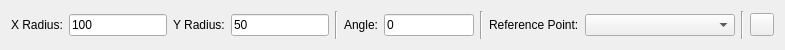
<?xml version="1.0" encoding="UTF-8"?>
<ui version="4.0">
 <class>EllipseRR</class>
 <widget class="QWidget" name="EllipseRR">
  <property name="geometry">
   <rect>
    <x>0</x>
    <y>0</y>
    <width>785</width>
    <height>50</height>
   </rect>
  </property>
  <layout class="QHBoxLayout">
   <item>
    <widget class="QLabel" name="XRadiusLabel">
     <property name="text">
      <string>X Radius:</string>
     </property>
     <property name="buddy">
      <cstring>XRadius</cstring>
     </property>
     <property name="MoveToDialog" stdset="0">
      <bool>true</bool>
     </property>
     <property name="Shortcut" stdset="0">
      <string>,, X</string>
     </property>
    </widget>
   </item>
   <item>
    <widget class="RMathLineEdit" name="XRadius">
     <property name="text">
      <string notr="true">100</string>
     </property>
     <property name="MoveToDialog" stdset="0">
      <bool>true</bool>
     </property>
    </widget>
   </item>
   <item>
    <widget class="QLabel" name="YRadiusLabel">
     <property name="text">
      <string>Y Radius:</string>
     </property>
     <property name="buddy">
      <cstring>YRadius</cstring>
     </property>
     <property name="MoveToDialog" stdset="0">
      <bool>true</bool>
     </property>
     <property name="Shortcut" stdset="0">
      <string>,, Y</string>
     </property>
    </widget>
   </item>
   <item>
    <widget class="RMathLineEdit" name="YRadius">
     <property name="text">
      <string notr="true">50</string>
     </property>
     <property name="MoveToDialog" stdset="0">
      <bool>true</bool>
     </property>
    </widget>
   </item>
   <item>
    <widget class="Line" name="line">
     <property name="orientation">
      <enum>Qt::Vertical</enum>
     </property>
    </widget>
   </item>
   <item>
    <widget class="QLabel" name="AngleLabel">
     <property name="text">
      <string>Angle:</string>
     </property>
     <property name="buddy">
      <cstring>Angle</cstring>
     </property>
     <property name="MoveToDialog" stdset="0">
      <bool>true</bool>
     </property>
     <property name="Shortcut" stdset="0">
      <string>,, A</string>
     </property>
    </widget>
   </item>
   <item>
    <widget class="RMathLineEdit" name="Angle">
     <property name="maximumSize">
      <size>
       <width>100</width>
       <height>16777215</height>
      </size>
     </property>
     <property name="text">
      <string notr="true">0</string>
     </property>
     <property name="angle" stdset="0">
      <bool>true</bool>
     </property>
     <property name="MoveToDialog" stdset="0">
      <bool>true</bool>
     </property>
    </widget>
   </item>
   <item>
    <widget class="Line" name="line_2">
     <property name="orientation">
      <enum>Qt::Vertical</enum>
     </property>
    </widget>
   </item>
   <item>
    <widget class="QLabel" name="ReferencePointLabel">
     <property name="text">
      <string>Reference Point:</string>
     </property>
     <property name="buddy">
      <cstring>ReferencePoint</cstring>
     </property>
     <property name="Shortcut" stdset="0">
      <string>,, P</string>
     </property>
    </widget>
   </item>
   <item>
    <widget class="QComboBox" name="ReferencePoint">
     <property name="minimumSize">
      <size>
       <width>150</width>
       <height>0</height>
      </size>
     </property>
     <property name="ForceSaveIndex" stdset="0">
      <bool>true</bool>
     </property>
    </widget>
   </item>
   <item>
    <widget class="Line" name="line_3">
     <property name="orientation">
      <enum>Qt::Vertical</enum>
     </property>
    </widget>
   </item>
   <item>
    <widget class="QToolButton" name="Reset">
     <property name="HideInDialogMode" stdset="0">
      <bool>true</bool>
     </property>
    </widget>
   </item>
  </layout>
 </widget>
 <customwidgets>
  <customwidget>
   <class>RMathLineEdit</class>
   <extends>QLineEdit</extends>
   <header>RMathLineEdit.h</header>
  </customwidget>
 </customwidgets>
 <resources/>
 <connections/>
</ui>
